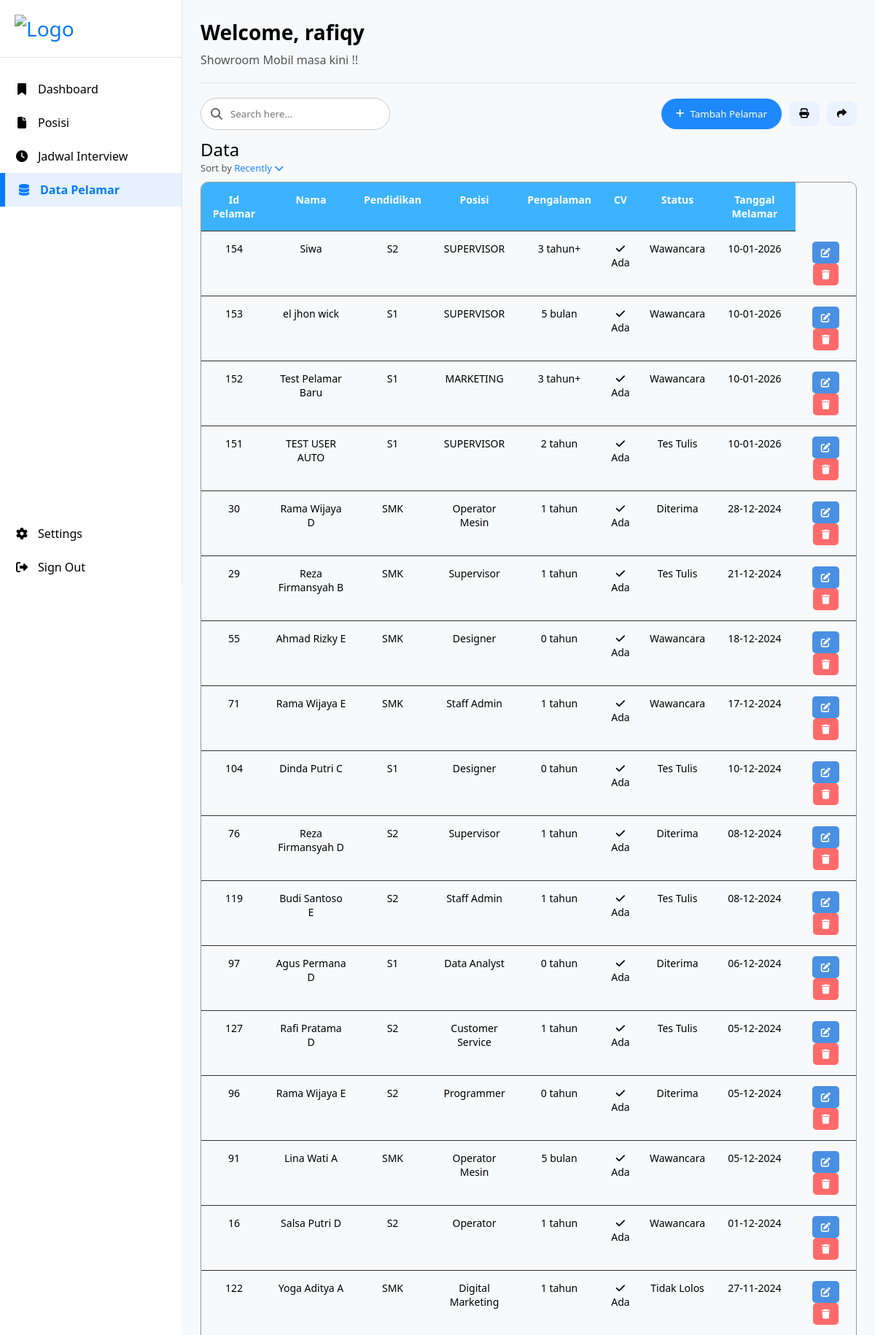
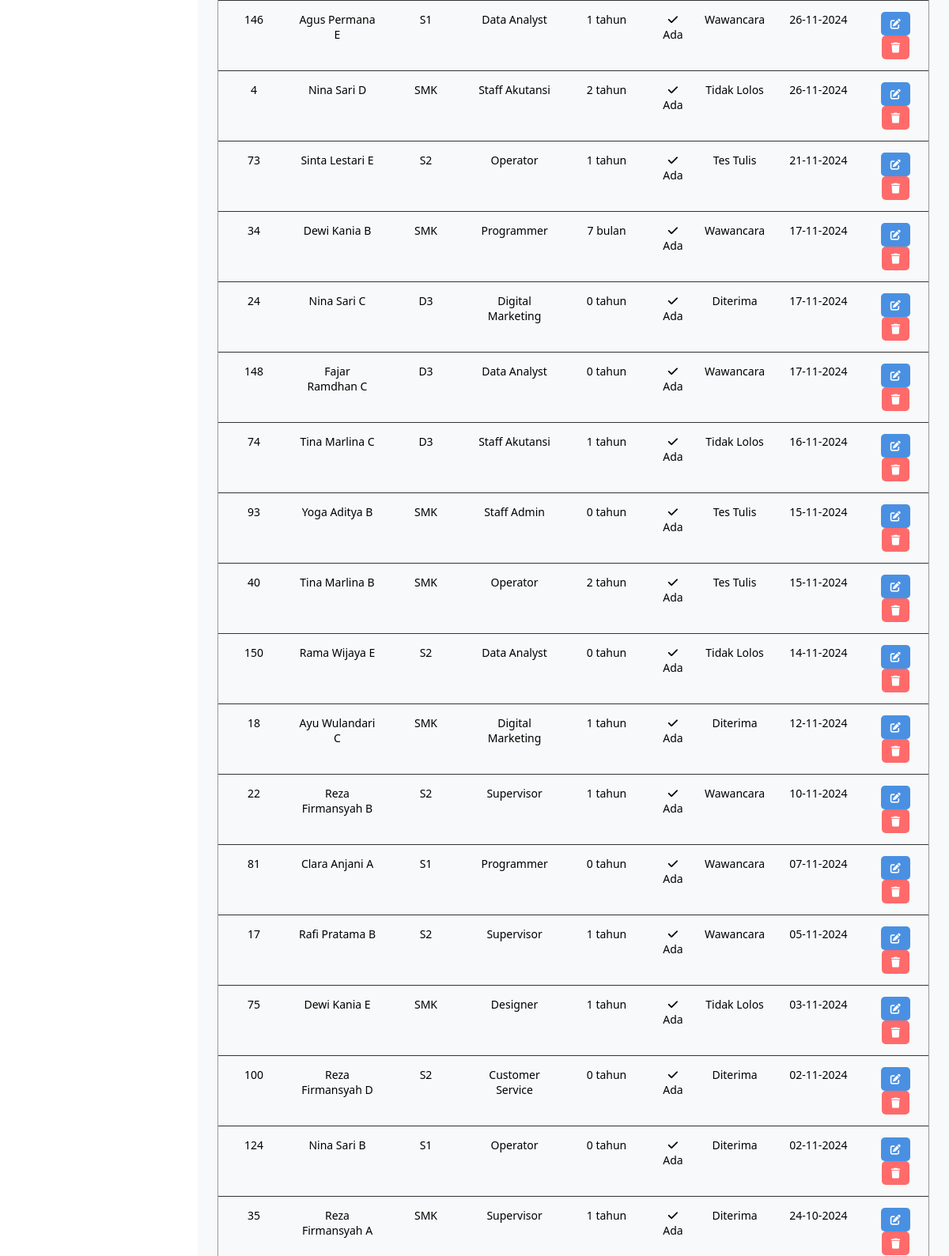
The app's page /datapelamar.php (signed in, upper part) with its own data (2 pictures, top to bottom).
### tables this page shows
CREATE TABLE `pelamar` (
  `id` int NOT NULL,
  `nama` varchar(100) DEFAULT NULL,
  `pendidikan` varchar(10) DEFAULT NULL,
  `posisi` varchar(50) DEFAULT NULL,
  `pengalaman_kerja` varchar(20) DEFAULT NULL,
  `cv` varchar(10) DEFAULT NULL,
  `tanggal_melamar` date DEFAULT NULL,
  `status_akhir` varchar(30) DEFAULT NULL
);

### datapelamar.php (the view, shortened to what this page needs)
<?php
include 'koneksi.php';
$nama_user = $_SESSION['nama_lengkap'] ?? 'User';
$query_pelamar = mysqli_query($koneksi, "SELECT * FROM pelamar ORDER BY tanggal_melamar DESC");
?>
<!DOCTYPE html>
<html lang="id">
<head>
    <link rel="stylesheet" href="https://cdnjs.cloudflare.com/ajax/libs/font-awesome/6.4.0/css/all.min.css">
</head>
<body>
    <div class="container">
        <aside class="sidebar">
            <div class="sidebar-header">
                <div class="logo">
                    <img src="asset/home.png" alt="Logo" width="60" height="60">
                </div>
            </div>
            <nav class="sidebar-nav">
                <a href="dashboard.php" class="nav-item">
                    <span class="nav-icon"><i class="fas fa-bookmark"></i></span>
                    <span>Dashboard</span>
                </a>
                <a href="posisi.php" class="nav-item">
                    <span class="nav-icon"><i class="fas fa-file"></i></span>
                    <span>Posisi</span>
                </a>
                <a href="jadwal_interview.php" class="nav-item">
                    <span class="nav-icon"><i class="fas fa-clock"></i></span>
                    <span>Jadwal Interview</span>
                </a>
                <a href="datapelamar.php" class="nav-item active">
                    <span class="nav-icon"><i class="fas fa-database"></i></span>
                    <span>Data Pelamar</span>
                </a>
            </nav>
            <div class="sidebar-footer-nav">
                <a href="settings.php" class="nav-item">
                    <span class="nav-icon"><i class="fas fa-cog"></i></span>
                    <span>Settings</span>
                </a>
                <a href="logout.php" class="nav-item">
                    <span class="nav-icon"><i class="fas fa-sign-out-alt"></i></span>
                    <span>Sign Out</span>
                </a>
            </div>
        </aside>
        <main class="main-content">
            <div class="header">
                <div class="welcome">
                    <h1>Welcome, <?php echo htmlspecialchars($nama_user); ?></h1>
                    <p>Showroom Mobil masa kini !!</p>
                </div>
            </div>
<div class="hr"></div>
<div class="top">
<div class="search-box">
<i class="fa-solid fa-magnifying-glass"></i>
<input class="search" id="searchInput" placeholder="Search here...">
</div>
<div class="actions">
<button class="add" id="btnTambahPelamar"><i class="fa-solid fa-plus"></i>Tambah Pelamar</button>
<button class="icon"><i class="fa-solid fa-print"></i></button>
<button class="icon"><i class="fa-solid fa-share"></i></button>
</div>
</div>
<div class="data-title">Data</div>
<div class="sort">Sort by <span>Recently <i class="fa-solid fa-chevron-down"></i></span></div>
<div class="table-box">
<table>
<thead>
<tr>
<th>Id Pelamar</th>
<th>Nama</th>
<th>Pendidikan</th>
<th>Posisi</th>
<th>Pengalaman</th>
<th>CV</th>
<th>Status</th>
<th>Tanggal Melamar</th>
</tr>
</thead>
<tbody>
<?php
while($row = mysqli_fetch_assoc($query_pelamar)) {
    ?>
    <?php
    $data_json = htmlspecialchars(json_encode($row), ENT_QUOTES, 'UTF-8');
    ?>
    <tr data-id="<?php echo $row['id']; ?>" data-pelamar="<?php echo $data_json; ?>">
        <td><?php echo $row['id']; ?></td>
        <td><?php echo htmlspecialchars($row['nama']); ?></td>
        <td><?php echo htmlspecialchars($row['pendidikan']); ?></td>
        <td><?php echo htmlspecialchars($row['posisi']); ?></td>
        <td><?php echo htmlspecialchars($row['pengalaman_kerja']); ?></td>
        <td><?php echo $row['cv'] == 'Ada' ? '<i class="fa-solid fa-check"></i> Ada' : '-'; ?></td>
        <td><?php echo htmlspecialchars($row['status_akhir']); ?></td>
        <td><?php echo date('d-m-Y', strtotime($row['tanggal_melamar'])); ?></td>
        <td>
            <button class="btn-edit-small" data-id="<?php echo $row['id']; ?>" title="Edit"><i class="fas fa-edit"></i></button>
            <button class="btn-delete-small" data-id="<?php echo $row['id']; ?>" title="Hapus"><i class="fas fa-trash"></i></button>
        </td>
    </tr>
    <?php
}
?>
</tbody>
</table>
</div>
</main>
</div>
</body>
</html>

### datapelamar.php (style rules this page uses)
* { margin: 0; padding: 0; box-sizing: border-box; font-family: 'Segoe UI', Tahoma, Geneva, Verdana, sans-serif; }
:root { --primary: #007AFF; --secondary: #4A90E2; --success: #00FF00; --warning: #FFD700; --danger: #FF6B6B; --light: #F8F9FA; --dark: #212529; --sidebar-width: 250px; }
.sidebar { width: var(--sidebar-width); background: white; border-right: 1px solid #e0e0e0; height: 100vh; position: fixed; display: flex; flex-direction: column; z-index: 100; transition: all 0.3s ease; }
.sidebar-header { padding: 20px; display: flex; align-items: center; border-bottom: 1px solid #e0e0e0; }
.logo { font-size: 28px; color: var(--primary); margin-right: 10px; }
.sidebar-nav { padding: 20px 0; flex-grow: 1; }
.nav-item { position: relative; padding: 12px 20px; display: flex; align-items: center; text-decoration: none; transition: background-color 0.25s ease, color 0.25s ease, padding-left 0.25s ease; }
.nav-item::before { content: ""; position: absolute; left: 0; top: 0; height: 100%; width: 0; background: var(--primary); transition: width 0.25s ease; }
.nav-item:hover::before, .nav-item.active::before { width: 4px; }
.sidebar .nav-item { color: #000; }
.sidebar .nav-item { text-decoration: none; cursor: pointer; }
.nav-item.active { background: #e6f0ff; border-left: 3px solid var(--primary); color: var(--primary); font-weight: 600; }
.nav-icon { margin-right: 12px; width: 20px; text-align: center; }
.main-content { margin-left: var(--sidebar-width); width: calc(100% - var(--sidebar-width)); padding: 25px; background: #f8f9fa; }
.header h1 { font-size:28px }
.header p { color:#555;margin-top:4px }
.hr { height:1px;background:#e5e5e5;margin:20px 0 }
.welcome { max-width: 600px; }
.welcome h1 { font-size: 28px; font-weight: 700; margin-bottom: 8px; }
.welcome p { font-size: 16px; color: #555; }
td { padding: 15px; border-bottom: 1px solid #e0e0e0; text-align: center; }
.top { display:flex; justify-content:space-between; align-items:center; margin-bottom:10px; }
.search-box { position:relative }
.search-box i { position:absolute; left:14px; top:50%; transform:translateY(-50%); color:#666; }
.search { width:260px; padding:12px 18px 12px 40px; border-radius:30px; border:1px solid #ccc; }
.actions button { border:none; cursor:pointer; margin-left:6px; display:inline-flex; align-items:center; gap:8px; }
.add { background:#1e88ff; color:#fff; padding:12px 20px; border-radius:30px; }
.icon { background:#eaf2ff; padding:10px 14px; border-radius:10px; }
.data-title { font-size:24px;margin-top:10px }
.sort { font-size:13px;color:#555;margin-bottom:10px }
.sort span { color:#1e88ff }
.table-box { border:1px solid #999; border-radius:10px; overflow:hidden; }
table { width:100%; border-collapse:collapse; }
thead { background:#3db3ff; color:#fff; }
th,td { padding:14px 12px; border-bottom:1px solid #333; font-size:14px; vertical-align:top; }
.btn-edit-small, .btn-delete-small { border: none; padding: 6px 12px; border-radius: 5px; cursor: pointer; font-size: 13px; transition: all 0.2s; margin: 0 2px; color: white; }
.btn-edit-small { background: #4A90E2; }
.btn-delete-small { background: #FF6B6B; }

### records on screen
pelamar: id "154", nama "Siwa", pendidikan "S2", posisi "SUPERVISOR", pengalaman_kerja "3 tahun+", cv "Ada" (drawn), status_akhir "Wawancara", tanggal_melamar "10-01-2026"
pelamar: id "153", nama "el jhon wick", pendidikan "S1", posisi "SUPERVISOR", pengalaman_kerja "5 bulan", cv "Ada" (drawn), status_akhir "Wawancara", tanggal_melamar "10-01-2026"
pelamar: id "152", nama "Test Pelamar Baru", pendidikan "S1", posisi "MARKETING", pengalaman_kerja "3 tahun+", cv "Ada" (drawn), status_akhir "Wawancara", tanggal_melamar "10-01-2026"
pelamar: id "151", nama "TEST USER AUTO", pendidikan "S1", posisi "SUPERVISOR", pengalaman_kerja "2 tahun", cv "Ada" (drawn), status_akhir "Tes Tulis", tanggal_melamar "10-01-2026"
pelamar: id "30", nama "Rama Wijaya D", pendidikan "SMK", posisi "Operator Mesin", pengalaman_kerja "1 tahun", cv "Ada" (drawn), status_akhir "Diterima", tanggal_melamar "28-12-2024"
pelamar: id "29", nama "Reza Firmansyah B", pendidikan "SMK", posisi "Supervisor", pengalaman_kerja "1 tahun", cv "Ada" (drawn), status_akhir "Tes Tulis", tanggal_melamar "21-12-2024"
pelamar: id "55", nama "Ahmad Rizky E", pendidikan "SMK", posisi "Designer", pengalaman_kerja "0 tahun", cv "Ada" (drawn), status_akhir "Wawancara", tanggal_melamar "18-12-2024"
pelamar: id "71", nama "Rama Wijaya E", pendidikan "SMK", posisi "Staff Admin", pengalaman_kerja "1 tahun", cv "Ada" (drawn), status_akhir "Wawancara", tanggal_melamar "17-12-2024"
pelamar: id "104", nama "Dinda Putri C", pendidikan "S1", posisi "Designer", pengalaman_kerja "0 tahun", cv "Ada" (drawn), status_akhir "Tes Tulis", tanggal_melamar "10-12-2024"
pelamar: id "76", nama "Reza Firmansyah D", pendidikan "S2", posisi "Supervisor", pengalaman_kerja "1 tahun", cv "Ada" (drawn), status_akhir "Diterima", tanggal_melamar "08-12-2024"
pelamar: id "119", nama "Budi Santoso E", pendidikan "S2", posisi "Staff Admin", pengalaman_kerja "1 tahun", cv "Ada" (drawn), status_akhir "Tes Tulis", tanggal_melamar "08-12-2024"
pelamar: id "97", nama "Agus Permana D", pendidikan "S1", posisi "Data Analyst", pengalaman_kerja "0 tahun", cv "Ada" (drawn), status_akhir "Diterima", tanggal_melamar "06-12-2024"
pelamar: id "127", nama "Rafi Pratama D", pendidikan "S2", posisi "Customer Service", pengalaman_kerja "1 tahun", cv "Ada" (drawn), status_akhir "Tes Tulis", tanggal_melamar "05-12-2024"
pelamar: id "96", nama "Rama Wijaya E", pendidikan "S2", posisi "Programmer", pengalaman_kerja "0 tahun", cv "Ada" (drawn), status_akhir "Diterima", tanggal_melamar "05-12-2024"
pelamar: id "91", nama "Lina Wati A", pendidikan "SMK", posisi "Operator Mesin", pengalaman_kerja "5 bulan", cv "Ada" (drawn), status_akhir "Wawancara", tanggal_melamar "05-12-2024"
pelamar: id "16", nama "Salsa Putri D", pendidikan "S2", posisi "Operator", pengalaman_kerja "1 tahun", cv "Ada" (drawn), status_akhir "Wawancara", tanggal_melamar "01-12-2024"
pelamar: id "122", nama "Yoga Aditya A", pendidikan "SMK", posisi "Digital Marketing", pengalaman_kerja "1 tahun", cv "Ada" (drawn), status_akhir "Tidak Lolos", tanggal_melamar "27-11-2024"
pelamar: id "146", nama "Agus Permana E", pendidikan "S1", posisi "Data Analyst", pengalaman_kerja "1 tahun", cv "Ada" (drawn), status_akhir "Wawancara", tanggal_melamar "26-11-2024"
pelamar: id "4", nama "Nina Sari D", pendidikan "SMK", posisi "Staff Akutansi", pengalaman_kerja "2 tahun", cv "Ada" (drawn), status_akhir "Tidak Lolos", tanggal_melamar "26-11-2024"
pelamar: id "73", nama "Sinta Lestari E", pendidikan "S2", posisi "Operator", pengalaman_kerja "1 tahun", cv "Ada" (drawn), status_akhir "Tes Tulis", tanggal_melamar "21-11-2024"
pelamar: id "34", nama "Dewi Kania B", pendidikan "SMK", posisi "Programmer", pengalaman_kerja "7 bulan", cv "Ada" (drawn), status_akhir "Wawancara", tanggal_melamar "17-11-2024"
pelamar: id "24", nama "Nina Sari C", pendidikan "D3", posisi "Digital Marketing", pengalaman_kerja "0 tahun", cv "Ada" (drawn), status_akhir "Diterima", tanggal_melamar "17-11-2024"
pelamar: id "148", nama "Fajar Ramdhan C", pendidikan "D3", posisi "Data Analyst", pengalaman_kerja "0 tahun", cv "Ada" (drawn), status_akhir "Wawancara", tanggal_melamar "17-11-2024"
pelamar: id "74", nama "Tina Marlina C", pendidikan "D3", posisi "Staff Akutansi", pengalaman_kerja "1 tahun", cv "Ada" (drawn), status_akhir "Tidak Lolos", tanggal_melamar "16-11-2024"
pelamar: id "93", nama "Yoga Aditya B", pendidikan "SMK", posisi "Staff Admin", pengalaman_kerja "0 tahun", cv "Ada" (drawn), status_akhir "Tes Tulis", tanggal_melamar "15-11-2024"
pelamar: id "40", nama "Tina Marlina B", pendidikan "SMK", posisi "Operator", pengalaman_kerja "2 tahun", cv "Ada" (drawn), status_akhir "Tes Tulis", tanggal_melamar "15-11-2024"
pelamar: id "150", nama "Rama Wijaya E", pendidikan "S2", posisi "Data Analyst", pengalaman_kerja "0 tahun", cv "Ada" (drawn), status_akhir "Tidak Lolos", tanggal_melamar "14-11-2024"
pelamar: id "18", nama "Ayu Wulandari C", pendidikan "SMK", posisi "Digital Marketing", pengalaman_kerja "1 tahun", cv "Ada" (drawn), status_akhir "Diterima", tanggal_melamar "12-11-2024"
pelamar: id "22", nama "Reza Firmansyah B", pendidikan "S2", posisi "Supervisor", pengalaman_kerja "1 tahun", cv "Ada" (drawn), status_akhir "Wawancara", tanggal_melamar "10-11-2024"
pelamar: id "81", nama "Clara Anjani A", pendidikan "S1", posisi "Programmer", pengalaman_kerja "0 tahun", cv "Ada" (drawn), status_akhir "Wawancara", tanggal_melamar "07-11-2024"
pelamar: id "17", nama "Rafi Pratama B", pendidikan "S2", posisi "Supervisor", pengalaman_kerja "1 tahun", cv "Ada" (drawn), status_akhir "Wawancara", tanggal_melamar "05-11-2024"
pelamar: id "75", nama "Dewi Kania E", pendidikan "SMK", posisi "Designer", pengalaman_kerja "1 tahun", cv "Ada" (drawn), status_akhir "Tidak Lolos", tanggal_melamar "03-11-2024"
pelamar: id "100", nama "Reza Firmansyah D", pendidikan "S2", posisi "Customer Service", pengalaman_kerja "0 tahun", cv "Ada" (drawn), status_akhir "Diterima", tanggal_melamar "02-11-2024"
pelamar: id "124", nama "Nina Sari B", pendidikan "S1", posisi "Operator", pengalaman_kerja "0 tahun", cv "Ada" (drawn), status_akhir "Diterima", tanggal_melamar "02-11-2024"
pelamar: id "35", nama "Reza Firmansyah A", pendidikan "SMK", posisi "Supervisor", pengalaman_kerja "1 tahun", cv "Ada" (drawn), status_akhir "Diterima", tanggal_melamar "24-10-2024"

### other values on screen
$nama_user "rafiqy"
